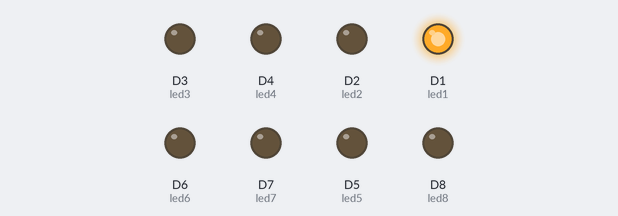
A sketch run on a simulated ESP8266 (NodeMCU). On the bench: output pins drawn as LEDs (lit = HIGH).

Above: at 0.06 s.
At 0.3 s:
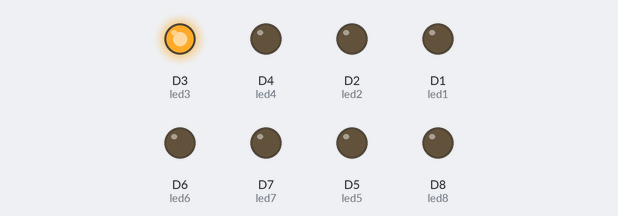
At 0.54 s:
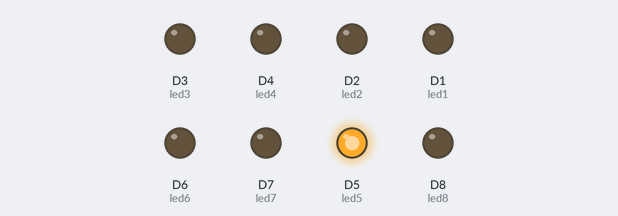
At 0.9 s:
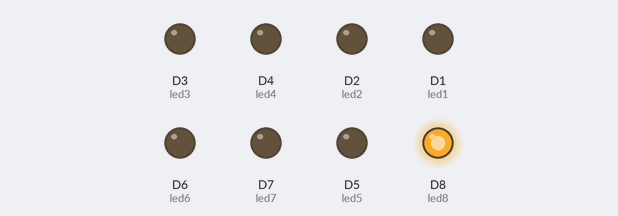
At 1.56 s:
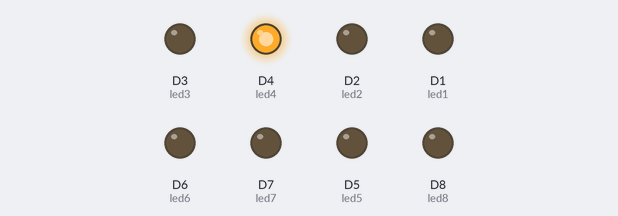
At 2.19 s:
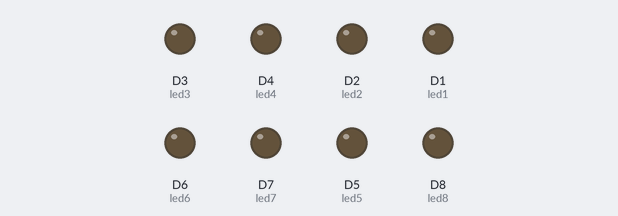
Timing chart, 0 to 3.0 s (numbered marks = the images above):
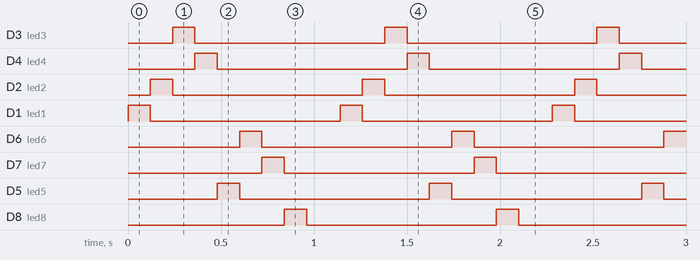

The sketch:

sequentiels.ino
```cpp
#define led1 D1
#define led2 D2
#define led3 D3
#define led4 D4
#define led5 D5
#define led6 D6
#define led7 D7
#define led8 D8

void setup() {
  pinMode(led1, OUTPUT);
  pinMode(led2, OUTPUT);
  pinMode(led3, OUTPUT);
  pinMode(led4, OUTPUT);
  pinMode(led5, OUTPUT);
  pinMode(led6, OUTPUT);
  pinMode(led7, OUTPUT);
  pinMode(led8, OUTPUT);
  Serial.begin(9600);
}

void off() {
  digitalWrite( led1, LOW );
  digitalWrite( led2, LOW );
  digitalWrite( led3, LOW );
  digitalWrite( led4, LOW );
  digitalWrite( led5, LOW );
  digitalWrite( led6, LOW );
  digitalWrite( led7, LOW );
  digitalWrite( led8, LOW );
}

void loop() {
  off();
  digitalWrite(led1, HIGH);
  delay(120);

  off();
  digitalWrite(led2, HIGH);
  delay(120);

  off();
  digitalWrite(led3, HIGH);
  delay(120);

  off();
  digitalWrite(led4, HIGH);
  delay(120);

  off();
  digitalWrite(led5, HIGH);
  delay(120);

  off();
  digitalWrite(led6, HIGH);
  delay(120);

  off();
  digitalWrite(led7, HIGH);
  delay(120);

  off();
  digitalWrite(led8, HIGH);
  delay(120);

  off();
  delay(180);
}
```

Measured:
- by itself, D3 (led3), D4 (led4), D2 (led2), D1 (led1), D6 (led6), D7 (led7), D5 (led5), D8 (led8): alternates HIGH for 0.12 s and LOW for 1.0 s
- by itself, everything shown: repeats every 1.1 s, in 9 steps
